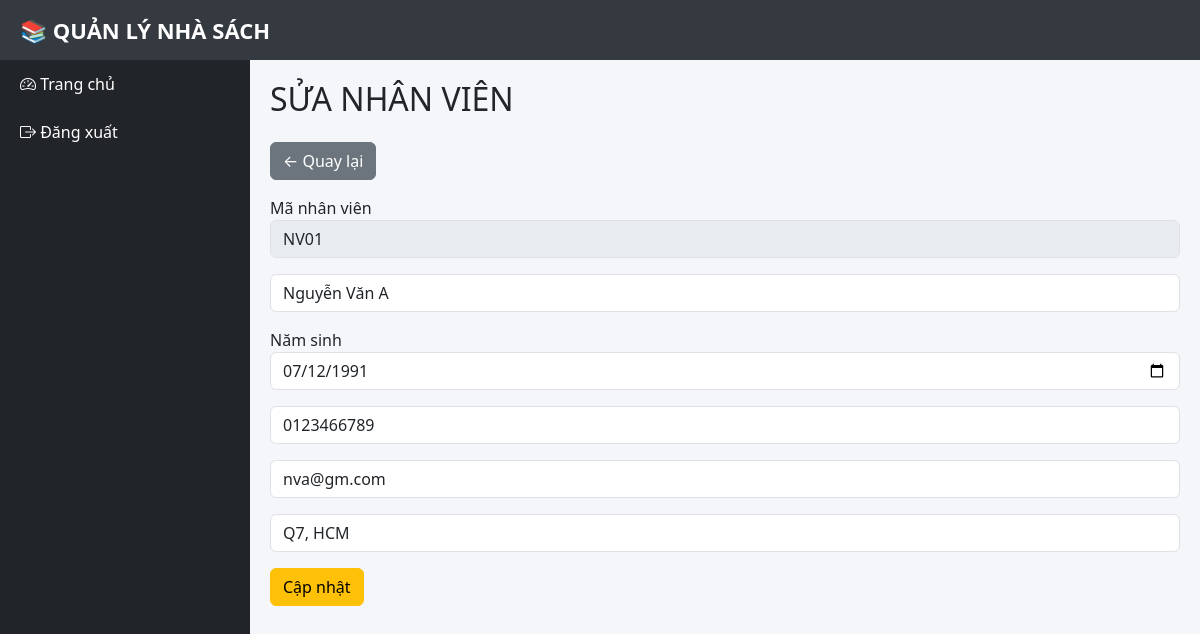
Page /nhanvien/sua.php?id=NV01 on the committed database.
### tables this page shows
CREATE TABLE `nhanvien` (
  `MaNV` varchar(20) NOT NULL,
  `TenNV` varchar(100) DEFAULT NULL,
  `NamSinh` datetime DEFAULT NULL,
  `SDT` varchar(20) DEFAULT NULL,
  `Email` varchar(100) DEFAULT NULL,
  `DiaChi` varchar(255) DEFAULT NULL
);

### nhanvien/sua.php (the view, shortened to what this page needs)
<?php
include("../layout/header.php");
include("../layout/sidebar.php");
$id = $_GET['id'];
$sql = "
SELECT * FROM NHANVIEN
WHERE MaNV='$id'
";
$result = mysqli_query($conn, $sql);
$row = mysqli_fetch_assoc($result);
?>
<div class="content">
<h2 class="mb-4">
    SỬA NHÂN VIÊN
</h2>
<a href="index.php" class="btn btn-secondary mb-3">
    ← Quay lại
</a>
<form method="POST">
<label>Mã nhân viên</label>
<input
type="text"
class="form-control mb-3"
value="<?= $row['MaNV'] ?>"
readonly
disabled>
<input type="text"
value="<?= $row['TenNV'] ?>"
name="tennv"
class="form-control mb-3">
<label>Năm sinh</label>
<input type="date"
value="<?= date('Y-m-d', strtotime($row['NamSinh'])) ?>"
name="namsinh"
class="form-control mb-3">
<input type="text"
value="<?= $row['SDT'] ?>"
name="sdt"
class="form-control mb-3">
<input type="email"
value="<?= $row['Email'] ?>"
name="email"
class="form-control mb-3">
<input type="text"
value="<?= $row['DiaChi'] ?>"
name="diachi"
class="form-control mb-3">
<button class="btn btn-warning"
name="sua">
Cập nhật
</button>
</form>
</div>
<?php
include("../layout/footer.php");
?>

### layout/header.php (style rules this page uses)
body { margin:0; background:#f4f6f9; }
.content { margin-left:250px; margin-top:60px; padding:20px; }

### rows in the picture
nhanvien: MaNV "NV01", tennv "Nguyễn Văn A", namsinh "07/12/1991", sdt "0123466789", email "nva@gm.com", diachi "Q7, HCM"
